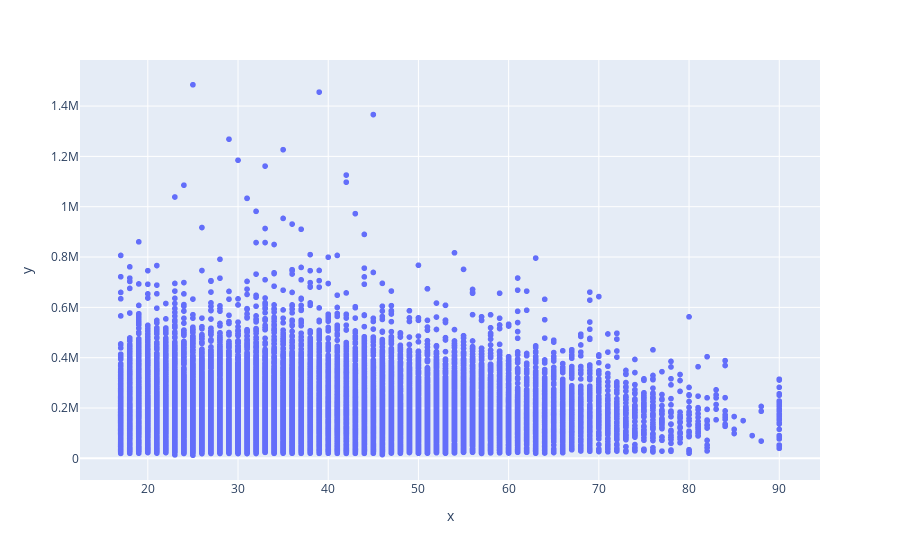

Notebook code for this chart:
### Code cell
grath_weight = px.scatter(x = census_base['age'], y = census_base['final-weight'])
grath_weight.show()

### Figure 1 — Plotly figure (JSON) as saved in the notebook; plotly's stock layout.template omitted (floating-point values rounded to 4 significant figures; data arrays with more than 128 entries replaced by an {"elided": "..."} marker saying what was removed)
{"data": [{"hovertemplate": "x=%{x}<br>y=%{y}<extra></extra>", "legendgroup": "", "marker": {"color": "#636efa", "symbol": "circle"}, "mode": "markers", "name": "", "showlegend": false, "type": "scattergl", "x": {"elided": "32561 int values"}, "xaxis": "x", "y": {"elided": "32561 int values"}, "yaxis": "y"}], "layout": {"legend": {"tracegroupgap": 0}, "margin": {"t": 60}, "xaxis": {"anchor": "y", "domain": [0, 1], "title": {"text": "x"}}, "yaxis": {"anchor": "x", "domain": [0, 1], "title": {"text": "y"}}}}
